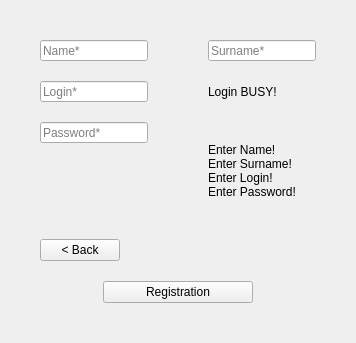
      <widget class="QWidget" name="RegistrationPage">
       <layout class="QGridLayout" name="gridLayout_4">
        <property name="leftMargin">
         <number>0</number>
        </property>
        <property name="topMargin">
         <number>0</number>
        </property>
        <property name="rightMargin">
         <number>0</number>
        </property>
        <property name="bottomMargin">
         <number>0</number>
        </property>
        <property name="spacing">
         <number>0</number>
        </property>
        <item row="0" column="0">
         <layout class="QGridLayout" name="gridLayout_3">
          <property name="spacing">
           <number>0</number>
          </property>
          <item row="2" column="0">
           <spacer name="verticalSpacer_16">
            <property name="orientation">
             <enum>Qt::Vertical</enum>
            </property>
            <property name="sizeType">
             <enum>QSizePolicy::Fixed</enum>
            </property>
            <property name="sizeHint" stdset="0">
             <size>
              <width>20</width>
              <height>40</height>
             </size>
            </property>
           </spacer>
          </item>
          <item row="1" column="0">
           <layout class="QHBoxLayout" name="horizontalLayout_3">
            <property name="spacing">
             <number>0</number>
            </property>
            <property name="leftMargin">
             <number>0</number>
            </property>
            <property name="topMargin">
             <number>0</number>
            </property>
            <property name="rightMargin">
             <number>0</number>
            </property>
            <property name="bottomMargin">
             <number>0</number>
            </property>
            <item>
             <spacer name="horizontalSpacer_7">
              <property name="orientation">
               <enum>Qt::Horizontal</enum>
              </property>
              <property name="sizeHint" stdset="0">
               <size>
                <width>40</width>
                <height>20</height>
               </size>
              </property>
             </spacer>
            </item>
            <item>
             <widget class="QPushButton" name="RegRegistrationBut">
              <property name="minimumSize">
               <size>
                <width>150</width>
                <height>0</height>
               </size>
              </property>
              <property name="text">
               <string>Registration</string>
              </property>
             </widget>
            </item>
            <item>
             <spacer name="horizontalSpacer_6">
              <property name="orientation">
               <enum>Qt::Horizontal</enum>
              </property>
              <property name="sizeHint" stdset="0">
               <size>
                <width>40</width>
                <height>20</height>
               </size>
              </property>
             </spacer>
            </item>
           </layout>
          </item>
          <item row="0" column="0">
           <layout class="QGridLayout" name="gridLayout_5">
            <property name="spacing">
             <number>0</number>
            </property>
            <item row="8" column="1">
             <spacer name="verticalSpacer_4">
              <property name="orientation">
               <enum>Qt::Vertical</enum>
              </property>
              <property name="sizeType">
               <enum>QSizePolicy::MinimumExpanding</enum>
              </property>
              <property name="sizeHint" stdset="0">
               <size>
                <width>20</width>
                <height>20</height>
               </size>
              </property>
             </spacer>
            </item>
            <item row="0" column="1">
             <spacer name="verticalSpacer_7">
              <property name="orientation">
               <enum>Qt::Vertical</enum>
              </property>
              <property name="sizeHint" stdset="0">
               <size>
                <width>20</width>
                <height>40</height>
               </size>
              </property>
             </spacer>
            </item>
            <item row="6" column="0">
             <spacer name="horizontalSpacer_8">
              <property name="orientation">
               <enum>Qt::Horizontal</enum>
              </property>
              <property name="sizeHint" stdset="0">
               <size>
                <width>40</width>
                <height>20</height>
               </size>
              </property>
             </spacer>
            </item>
            <item row="6" column="1">
             <spacer name="verticalSpacer_5">
              <property name="orientation">
               <enum>Qt::Vertical</enum>
              </property>
              <property name="sizeHint" stdset="0">
               <size>
                <width>20</width>
                <height>40</height>
               </size>
              </property>
             </spacer>
            </item>
            <item row="7" column="1">
             <widget class="QPushButton" name="RegBackBut">
              <property name="maximumSize">
               <size>
                <width>80</width>
                <height>23</height>
               </size>
              </property>
              <property name="text">
               <string>&lt; Back</string>
              </property>
             </widget>
            </item>
            <item row="1" column="1">
             <widget class="QLineEdit" name="RegNameEdit">
              <property name="maximumSize">
               <size>
                <width>200</width>
                <height>21</height>
               </size>
              </property>
              <property name="placeholderText">
               <string>Name*</string>
              </property>
             </widget>
            </item>
            <item row="0" column="2">
             <spacer name="horizontalSpacer_3">
              <property name="orientation">
               <enum>Qt::Horizontal</enum>
              </property>
              <property name="sizeType">
               <enum>QSizePolicy::Fixed</enum>
              </property>
              <property name="sizeHint" stdset="0">
               <size>
                <width>60</width>
                <height>20</height>
               </size>
              </property>
             </spacer>
            </item>
            <item row="4" column="1">
             <spacer name="verticalSpacer_9">
              <property name="orientation">
               <enum>Qt::Vertical</enum>
              </property>
              <property name="sizeType">
               <enum>QSizePolicy::Fixed</enum>
              </property>
              <property name="sizeHint" stdset="0">
               <size>
                <width>20</width>
                <height>20</height>
               </size>
              </property>
             </spacer>
            </item>
            <item row="3" column="3">
             <widget class="QLabel" name="RegLoginBusyEdit">
              <property name="text">
               <string>Login BUSY!</string>
              </property>
             </widget>
            </item>
            <item row="5" column="1">
             <widget class="QLineEdit" name="RegPasswordEdit">
              <property name="maximumSize">
               <size>
                <width>200</width>
                <height>21</height>
               </size>
              </property>
              <property name="placeholderText">
               <string>Password*</string>
              </property>
             </widget>
            </item>
            <item row="1" column="3">
             <widget class="QLineEdit" name="RegSurnameEdit">
              <property name="maximumSize">
               <size>
                <width>200</width>
                <height>21</height>
               </size>
              </property>
              <property name="placeholderText">
               <string>Surname*</string>
              </property>
             </widget>
            </item>
            <item row="2" column="1">
             <spacer name="verticalSpacer_8">
              <property name="orientation">
               <enum>Qt::Vertical</enum>
              </property>
              <property name="sizeType">
               <enum>QSizePolicy::Fixed</enum>
              </property>
              <property name="sizeHint" stdset="0">
               <size>
                <width>20</width>
                <height>20</height>
               </size>
              </property>
             </spacer>
            </item>
            <item row="3" column="1">
             <widget class="QLineEdit" name="RegLoginEdit">
              <property name="maximumSize">
               <size>
                <width>200</width>
                <height>21</height>
               </size>
              </property>
              <property name="placeholderText">
               <string>Login*</string>
              </property>
             </widget>
            </item>
            <item row="6" column="3">
             <layout class="QVBoxLayout" name="verticalLayout_3">
              <property name="spacing">
               <number>0</number>
              </property>
              <item>
               <widget class="QLabel" name="RegEnterNameLabel">
                <property name="text">
                 <string>Enter Name!</string>
                </property>
               </widget>
              </item>
              <item>
               <widget class="QLabel" name="RegEnterSurameLabel">
                <property name="text">
                 <string>Enter Surname!</string>
                </property>
               </widget>
              </item>
              <item>
               <widget class="QLabel" name="RegEnterLoginLabel">
                <property name="text">
                 <string>Enter Login!</string>
                </property>
               </widget>
              </item>
              <item>
               <widget class="QLabel" name="RegEnterPasswordLabel">
                <property name="text">
                 <string>Enter Password!</string>
                </property>
               </widget>
              </item>
              <item>
               <spacer name="verticalSpacer_6">
                <property name="orientation">
                 <enum>Qt::Vertical</enum>
                </property>
                <property name="sizeHint" stdset="0">
                 <size>
                  <width>20</width>
                  <height>40</height>
                 </size>
                </property>
               </spacer>
              </item>
             </layout>
            </item>
            <item row="6" column="4">
             <spacer name="horizontalSpacer_9">
              <property name="orientation">
               <enum>Qt::Horizontal</enum>
              </property>
              <property name="sizeHint" stdset="0">
               <size>
                <width>40</width>
                <height>20</height>
               </size>
              </property>
             </spacer>
            </item>
           </layout>
          </item>
         </layout>
        </item>
       </layout>
      </widget>
